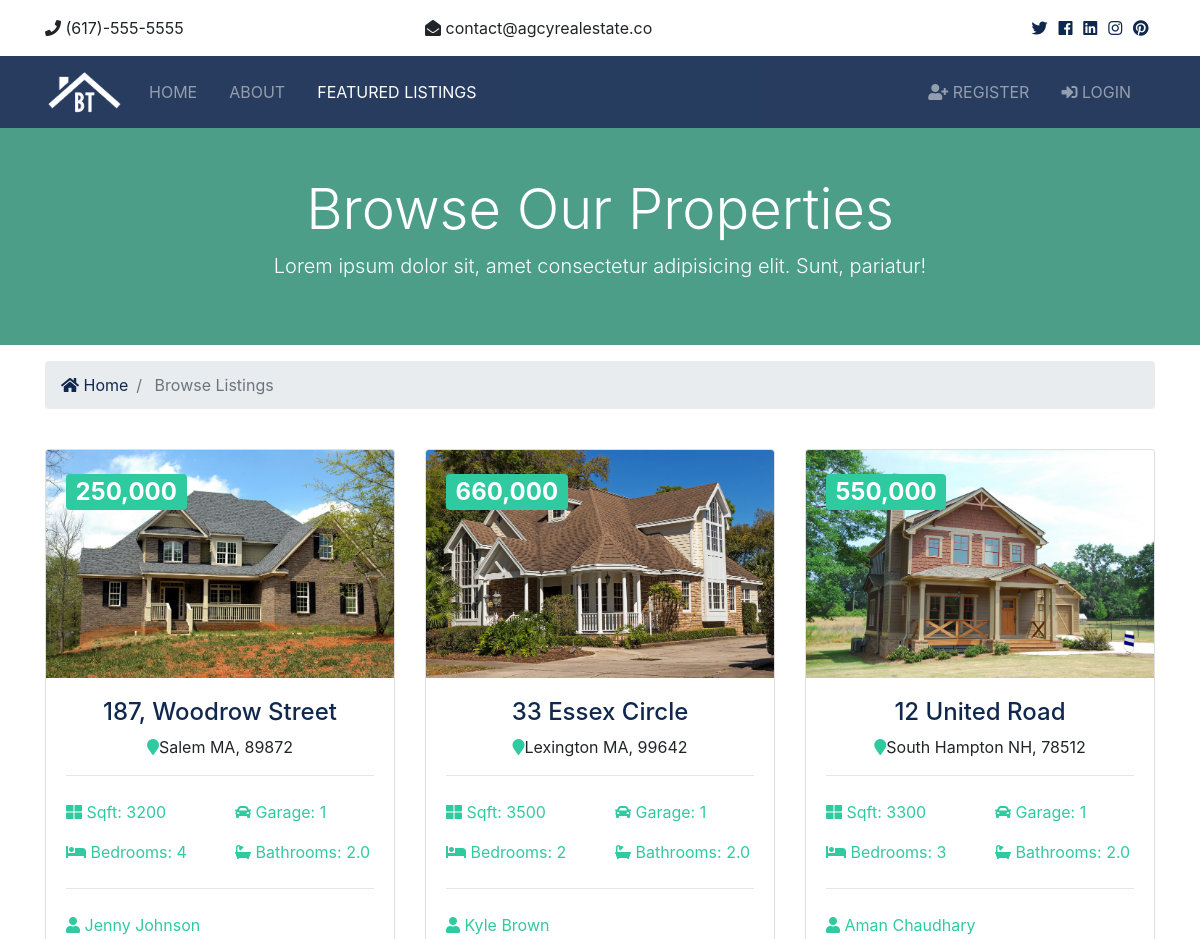
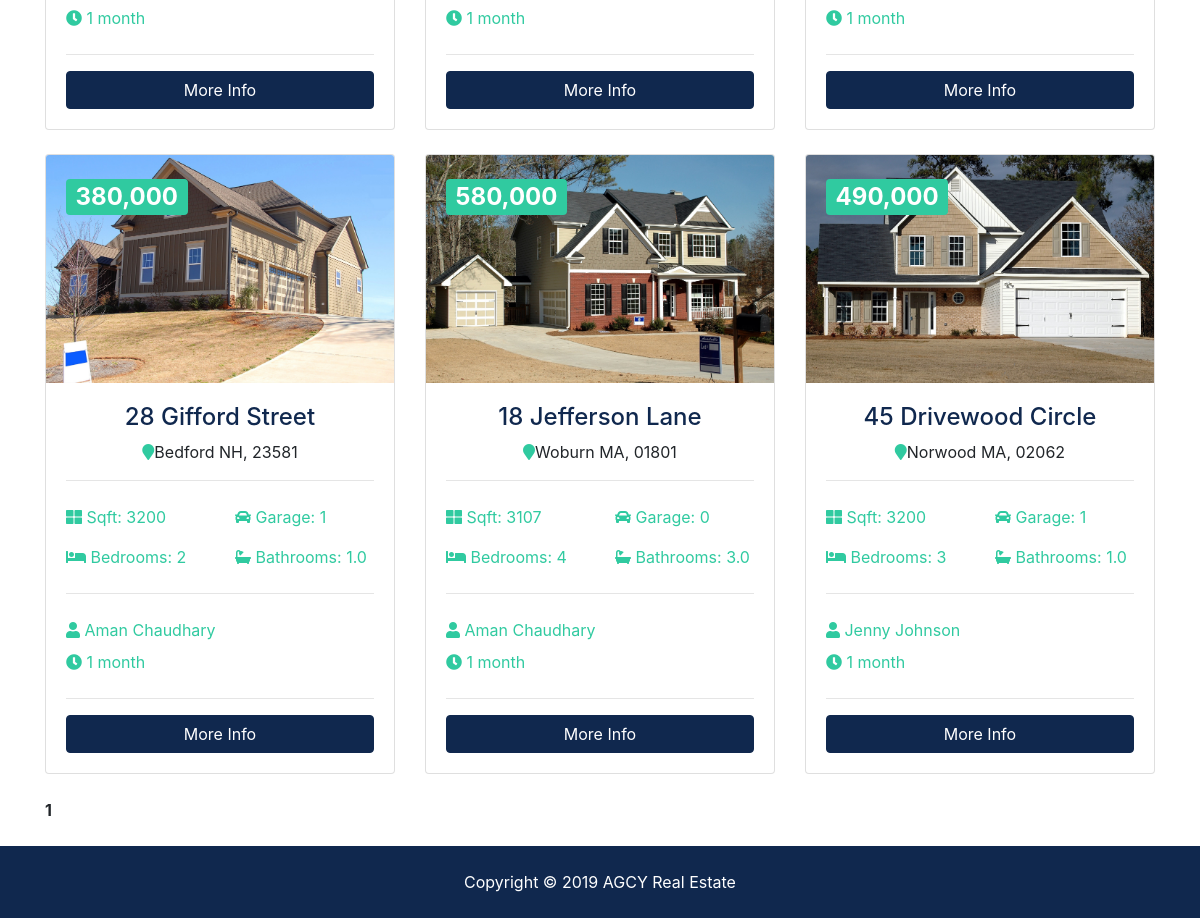
/listings/, run on the app's committed database (2 pictures, top to bottom).
### listings/models.py (models this page shows, shortened)
class Listing(models.Model):
	realtor = models.ForeignKey(Realtor, on_delete=models.DO_NOTHING)
	title = models.CharField(max_length=200)
	address = models.CharField(max_length=200)
	city = models.CharField(max_length=100)
	state = models.CharField(max_length=100)
	zipcode = models.CharField(max_length=20)
	description = models.TextField(blank=True)
	price = models.IntegerField()
	bedrooms = models.IntegerField()
	bathrooms = models.DecimalField(max_digits=2, decimal_places=1)
	garage = models.IntegerField(default=0)
	sqft = models.IntegerField()
	lot_size = models.DecimalField(max_digits=5, decimal_places=1)
	photo_main = models.ImageField(upload_to='photos/%Y/%m/%d/')
	photo_1 = models.ImageField(upload_to='photos/%Y/%m/%d/', blank=True)
	photo_2 = models.ImageField(upload_to='photos/%Y/%m/%d/', blank=True)
	photo_2 = models.ImageField(upload_to='photos/%Y/%m/%d/', blank=True)
	photo_3 = models.ImageField(upload_to='photos/%Y/%m/%d/', blank=True)
	photo_4 = models.ImageField(upload_to='photos/%Y/%m/%d/', blank=True)
	photo_5 = models.ImageField(upload_to='photos/%Y/%m/%d/', blank=True)
	photo_6 = models.ImageField(upload_to='photos/%Y/%m/%d/', blank=True)
	is_published = models.BooleanField(default=True)
	list_date = models.DateTimeField(default=datetime.now, blank=True)

### realtors/models.py (models this page shows)
class Realtor(models.Model):
	name = models.CharField(max_length=200)
	photo = models.ImageField(upload_to='photos/%Y/%m/%d')
	description = models.TextField(blank=True)
	phone = models.CharField(max_length=20)
	email = models.CharField(max_length=50)
	is_mvp = models.BooleanField(default=False)
	hire_date = models.DateTimeField(default=datetime.now)
	def __str__(self):
		return self.name

### listings/views.py (the view)
# urls.py: path('',views.index,name='listings'),
def index(request):
	listings = Listing.objects.order_by('-list_date').filter(is_published=True)
	paginator = Paginator(listings, 6)
	page = request.GET.get('page')
	paged_listings = paginator.get_page(page)
	context = {
		'listings':paged_listings
	}
	return render(request, 'listings/listings.html',context) #app_name/template_name.html

### templates/listings/listings.html (shortened to what this page needs)
{% extends 'base.html' %}
{% load humanize %}
{% load static %}
{% block content %}
  <section id="showcase-inner" class="py-5 text-white">
    <div class="container">
      <div class="row text-center">
        <div class="col-md-12">
          <h1 class="display-4">Browse Our Properties</h1>
          <p class="lead">Lorem ipsum dolor sit, amet consectetur adipisicing elit. Sunt, pariatur!</p>
        </div>
      </div>
    </div>
  </section>
  <section id="bc" class="mt-3">
    <div class="container">
      <nav aria-label="breadcrumb">
        <ol class="breadcrumb">
          <li class="breadcrumb-item">
            <a href="{% url 'index' %}">
              <i class="fas fa-home"></i> Home</a>
          </li>
          <li class="breadcrumb-item active"> Browse Listings</li>
        </ol>
      </nav>
    </div>
  </section>
  <section id="listings" class="py-4">
    <div class="container">
      <div class="row">
        {% if listings %}
          {% for listing in listings %}
            <div class="col-md-6 col-lg-4 mb-4">
          <div class="card listing-preview">
            <img class="card-img-top" src="{{listing.photo_main.url}}" alt="">
            <div class="card-img-overlay">
              <h2>
                <span class="badge badge-secondary text-white">{{listing.price | intcomma}}</span>
              </h2>
            </div>
            <div class="card-body">
              <div class="listing-heading text-center">
                <h4 class="text-primary">{{listing.title}}</h4>
                <p>
                  <i class="fas fa-map-marker text-secondary"></i>{{listing.city}} {{listing.state}}, {{listing.zipcode}}</p>
              </div>
              <hr>
              <div class="row py-2 text-secondary">
                <div class="col-6">
                  <i class="fas fa-th-large"></i> Sqft: {{listing.sqft}}</div>
                <div class="col-6">
                  <i class="fas fa-car"></i> Garage: {{listing.garage}}</div>
              </div>
              <div class="row py-2 text-secondary">
                <div class="col-6">
                  <i class="fas fa-bed"></i> Bedrooms: {{listing.bedrooms}}</div>
                <div class="col-6">
                  <i class="fas fa-bath"></i> Bathrooms: {{listing.bathrooms}}</div>
              </div>
              <hr>
              <div class="row py-2 text-secondary">
                <div class="col-12">
                  <i class="fas fa-user"></i> {{listing.realtor}}</div>
              </div>
              <div class="row text-secondary pb-2">
                <div class="col-6">
                  <i class="fas fa-clock"></i> {{listing.list_date | timesince}}</div>
              </div>
              <hr>
              <a href="{% url 'listing' listing.id %}" class="btn btn-primary btn-block">More Info</a>
            </div>
          </div>
        </div>
          {% endfor %}
        {% else %}
        <div class="col-md-12">
          <p>No listings available</p>
        </div>
        {% endif %}
      </div>
      <div class="row">
        <div class="col-md-12">
            {% for num in listings.paginator.page_range %}
              {% ifequal num listings.number %}
                <span class="current"><b>{{ num }}</b></span>
              {% else %}
                <a href="?page={{ num }}"> {{ num }}</a>
              {% endifequal %}
            {% endfor %}
        </div>
      </div>
    </div>
  </section>
{% endblock %}

### btre/static/css/all.css (style rules this page uses)
.fa, .fas, .far, .fal, .fab { -moz-osx-font-smoothing: grayscale; -webkit-font-smoothing: antialiased; display: inline-block; font-style: normal; font-variant: normal; text-rendering: auto; line-height: 1; }
.fa-bath:before { content: "\f2cd"; }
.fa-bed:before { content: "\f236"; }
.fa-car:before { content: "\f1b9"; }
.fa-clock:before { content: "\f017"; }
.fa-home:before { content: "\f015"; }
.fa-map-marker:before { content: "\f041"; }
.fa-th-large:before { content: "\f009"; }
.fa-user:before { content: "\f007"; }
.fa, .fas { font-family: 'Font Awesome 5 Free'; font-weight: 900; }

### btre/static/css/style.css (style rules this page uses)
img { width: 100%; }
#showcase-inner { background: url(../img/building.jpg) no-repeat top center fixed/cover; position: relative; overflow: hidden; min-height: 200px; }
#showcase-inner::before { content: ''; position: absolute; top: 0; left: 0; min-height: 100%; width: 100%; background: rgba(32, 134, 107, 0.8); }
.listing-preview a { position: relative; }

### data on the page
Listing: photo_main (picture), price "250,000", title "187, Woodrow Street", city "Salem", state "MA", zipcode "89872", sqft "3200", garage "1", bedrooms "4", bathrooms "2.0", realtor "Jenny Johnson", list_date "1 month"
Listing: photo_main (picture), price "660,000", title "33 Essex Circle", city "Lexington", state "MA", zipcode "99642", sqft "3500", garage "1", bedrooms "2", bathrooms "2.0", realtor "Kyle Brown", list_date "1 month"
Listing: photo_main (picture), price "550,000", title "12 United Road", city "South Hampton", state "NH", zipcode "78512", sqft "3300", garage "1", bedrooms "3", bathrooms "2.0", realtor "Aman Chaudhary", list_date "1 month"
Listing: photo_main (picture), price "380,000", title "28 Gifford Street", city "Bedford", state "NH", zipcode "23581", sqft "3200", garage "1", bedrooms "2", bathrooms "1.0", realtor "Aman Chaudhary", list_date "1 month"
Listing: photo_main (picture), price "580,000", title "18 Jefferson Lane", city "Woburn", state "MA", zipcode "01801", sqft "3107", garage "0", bedrooms "4", bathrooms "3.0", realtor "Aman Chaudhary", list_date "1 month"
Listing: photo_main (picture), price "490,000", title "45 Drivewood Circle", city "Norwood", state "MA", zipcode "02062", sqft "3200", garage "1", bedrooms "3", bathrooms "1.0", realtor "Jenny Johnson", list_date "1 month"

### other printed values
{{ num }} "1"
